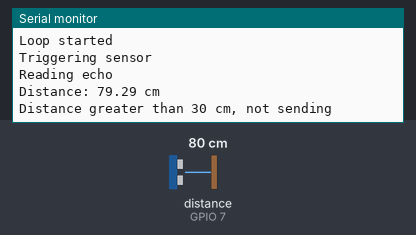
The program below on a simulated Seeed XIAO ESP32-C3. On the bench: the last lines printed to the serial monitor. Wiring (inferred from the names in the program): ultrasonic range finder: trigger GPIO 6; echo GPIO 7. The inputs (shaded band) are chosen by the test bench; at power-on: distance to the obstacle (sensor on GPIO 7) 80 cm. The echo pulse lasts 58.3 µs per cm; nothing arrives over Bluetooth unless stated; a phone connects over Bluetooth LE 3 s after start.

Above: at 1.8 s.
1.9 s: distance to the obstacle (sensor on GPIO 7) set to 34 cm
At 3.5 s:
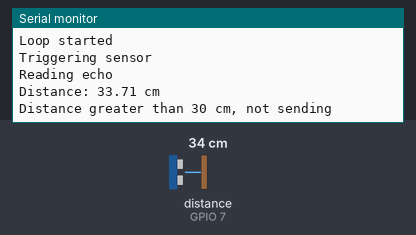
4.5 s: distance to the obstacle (sensor on GPIO 7) set to 28 cm
At 5.9 s:
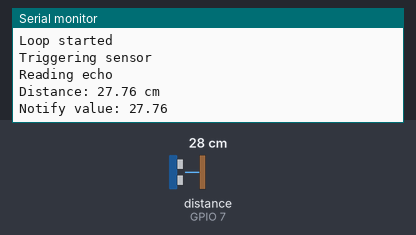
Timing chart, 0 to 7.5 s (numbered marks = the images above; inputs shaded):
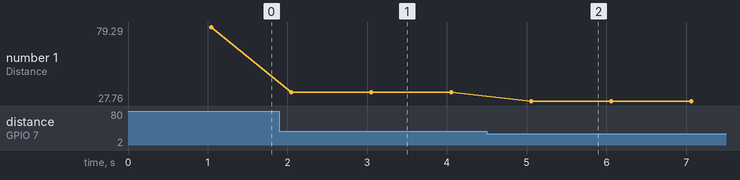

The program:

main.cpp
```cpp
#include <Arduino.h>
#include <BLEDevice.h>
#include <BLEServer.h>
#include <BLEUtils.h>
#include <BLE2902.h>
#include <stdlib.h>

BLEServer* pServer = NULL;
BLECharacteristic* pCharacteristic = NULL;
bool deviceConnected = false;
bool oldDeviceConnected = false;
unsigned long previousMillis = 0;
const long interval = 1000;

// TODO: add new global variables for your sensor readings and processed data

const int trigPin = D4; // Set the trigPin to GPIO D4
const int echoPin = D5; // Set the echoPin to GPIO D5
const float soundSpeed = 0.034; // Speed of sound in cm/us

// TODO: Change the UUID to your own (any specific one works, but make sure they're different from others'). You can generate one here: https://www.uuidgenerator.net/
#define SERVICE_UUID        "49c416b3-e63f-4c86-963f-0f7f39f8cd17"
#define CHARACTERISTIC_UUID "9c97aa44-312c-4488-8fa4-3f86a87f6c0e"

class MyServerCallbacks : public BLEServerCallbacks {
    void onConnect(BLEServer* pServer) {
        deviceConnected = true;
        Serial.println("Device connected");
    };

    void onDisconnect(BLEServer* pServer) {
        deviceConnected = false;
        Serial.println("Device disconnected");
    }
};

// TODO: add DSP algorithm functions here
// DSP algorithm to filter out readings greater than 30cm
float processReading(float distance) {
    if (distance < 30.0) {
        return distance;
    } else {
        return -1.0; // Return -1 to indicate an invalid reading
    }
}

void setup() {
    Serial.begin(115200);
    Serial.println("Setup started");  // Added for debugging
    Serial.println("Starting BLE work!");

    // TODO: add codes for handling your sensor setup (pinMode, etc.)
    pinMode(trigPin, OUTPUT); // Set the trigPin as an OUTPUT
    pinMode(echoPin, INPUT); // Set the echoPin as an INPUT
    Serial.println("HC-SR04 Distance Measurement Initialized");

    // TODO: name your device to avoid conflictions
    BLEDevice::init("JadenXIAO_ESP32C3");
    pServer = BLEDevice::createServer();
    pServer->setCallbacks(new MyServerCallbacks());
    BLEService *pService = pServer->createService(SERVICE_UUID);
    pCharacteristic = pService->createCharacteristic(
        CHARACTERISTIC_UUID,
        BLECharacteristic::PROPERTY_READ |
        BLECharacteristic::PROPERTY_WRITE |
        BLECharacteristic::PROPERTY_NOTIFY
    );
    pCharacteristic->addDescriptor(new BLE2902());
    pCharacteristic->setValue("Hello World");
    pService->start();
    // BLEAdvertising *pAdvertising = pServer->getAdvertising();  // this still is working for backward compatibility
    BLEAdvertising *pAdvertising = BLEDevice::getAdvertising();
    pAdvertising->addServiceUUID(SERVICE_UUID);
    pAdvertising->setScanResponse(true);
    pAdvertising->setMinPreferred(0x06);  // functions that help with iPhone connections issue
    pAdvertising->setMinPreferred(0x12);
    BLEDevice::startAdvertising();
    Serial.println("Characteristic defined! Now you can read it in your phone!");
}

void loop() {
    // TODO: add codes for handling your sensor readings (analogRead, etc.)

    Serial.println("Loop started"); // Debugging statement

    // Code taken from lab 5, sensorReading.cpp, lines 22-57
    // I then added in the processing to that codebase

    // Clear the trigPin by setting it LOW
    digitalWrite(trigPin, LOW);
    delayMicroseconds(2);

    // Trigger the sensor by setting the trigPin HIGH for 10 microseconds
    Serial.println("Triggering sensor");
    digitalWrite(trigPin, HIGH);
    delayMicroseconds(10);
    digitalWrite(trigPin, LOW);

    // Read the echoPin, pulseIn() returns the duration (length of the pulse) in microseconds
    Serial.println("Reading echo");
    long duration = pulseIn(echoPin, HIGH, 30000); // Timeout after 30ms

    // Check if the duration is valid
    if (duration == 0) {
        Serial.println("No pulse detected");
    } else {
        // Calculate the distance
        float distance = duration * soundSpeed / 2;

        // Print the distance to the Serial Monitor
        Serial.print("Distance: ");
        Serial.print(distance);
        Serial.println(" cm");

        // TODO: use your defined DSP algorithm to process the readings
        // Process the reading using the DSP algorithm
        float processedDistance = processReading(distance);

        // Check if the processed distance is valid
        if (processedDistance != -1.0) {
            if (deviceConnected) {
                // Send new readings to database
                unsigned long currentMillis = millis();
                if (currentMillis - previousMillis >= interval) {
                    pCharacteristic->setValue(String(processedDistance).c_str());
                    pCharacteristic->notify();
                    Serial.println("Notify value: " + String(processedDistance));
                    previousMillis = currentMillis; // Update the previousMillis
                }
            }
        } else {
            Serial.println("Distance greater than 30 cm, not sending");
        }
    }

    // disconnecting
    if (!deviceConnected && oldDeviceConnected) {
        delay(500);  // give the bluetooth stack the chance to get things ready
        pServer->startAdvertising();  // advertise again
        Serial.println("Start advertising");
        oldDeviceConnected = deviceConnected;
    }
    // connecting
    if (deviceConnected && !oldDeviceConnected) {
        // do stuff here on connecting
        oldDeviceConnected = deviceConnected;
    }
    delay(1000);
}
```

Measured:
- the behaviour switches between 31 and 30 cm on distance to the obstacle (sensor on GPIO 7) (found by bisection; images 1 and 2)
- after the input at 1.9 s, the serial monitor: prints a new line after 0.15 s (image 1)
- after the input at 4.5 s, the serial monitor: prints a new line after 0.56 s (image 2)
- plotted number 1: 79.29 → 33.71 after the input at 1.9 s, 33.71 → 27.76 after the input at 4.5 s
